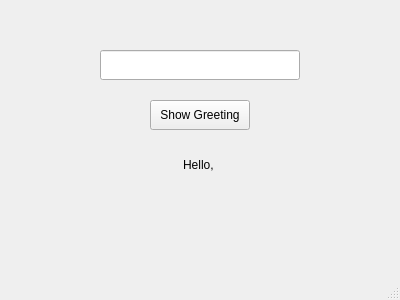
<?xml version="1.0" encoding="UTF-8"?>
<ui version="4.0">
 <class>MainWindow</class>
 <widget class="QMainWindow" name="MainWindow">
  <property name="geometry">
   <rect>
    <x>0</x>
    <y>0</y>
    <width>400</width>
    <height>300</height>
   </rect>
  </property>
  <property name="windowTitle">
   <string>Simple Greeting App</string>
  </property>
  <widget class="QWidget" name="centralwidget">
   <widget class="QLineEdit" name="lineEdit">
    <property name="geometry">
     <rect>
      <x>100</x>
      <y>50</y>
      <width>200</width>
      <height>30</height>
     </rect>
    </property>
   </widget>
   <widget class="QPushButton" name="pushButton">
    <property name="geometry">
     <rect>
      <x>150</x>
      <y>100</y>
      <width>100</width>
      <height>30</height>
     </rect>
    </property>
    <property name="text">
     <string>Show Greeting</string>
    </property>
   </widget>
   <widget class="QLabel" name="label">
    <property name="geometry">
     <rect>
      <x>150</x>
      <y>150</y>
      <width>100</width>
      <height>30</height>
     </rect>
    </property>
    <property name="text">
     <string>Hello, </string>
    </property>
    <property name="alignment">
     <set>Qt::AlignCenter</set>
    </property>
   </widget>
  </widget>
  <widget class="QMenuBar" name="menubar"/>
  <widget class="QStatusBar" name="statusbar"/>
 </widget>
 <resources/>
 <connections/>
</ui>
